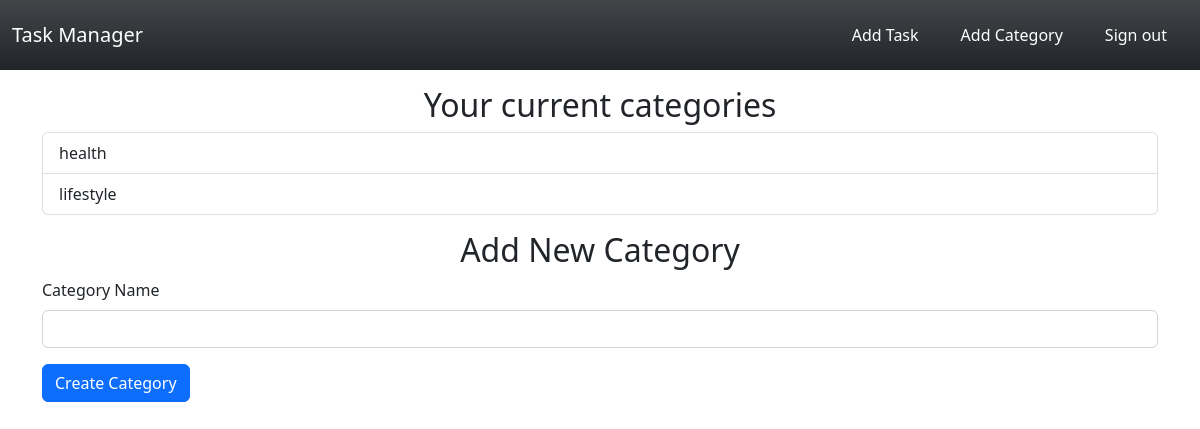
The app's page /add-category (signed in), older data.
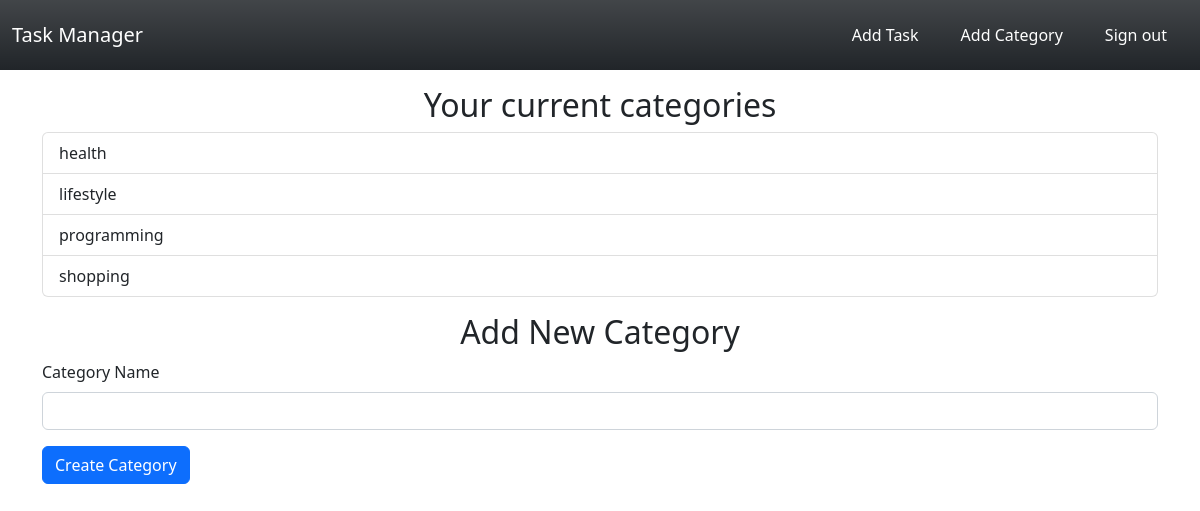
The same page, newer data.
### todo/models.py (models this page shows)
class Category(db.Model):
    id = db.Column(db.Integer, primary_key=True)
    name = db.Column(db.String(250), unique=True, nullable=False)
    todos = db.relationship("ToDo", backref="category", lazy="joined")

### todo/routes.py (the view, shortened to what this page needs)
@login_required
@app.route("/add-category", methods=["GET", "POST"])
def add_category():
    form = CreateCategoryForm()
    categories = db.session.query(Category).filter(Category.users.any(
        User.id == current_user.get_id()))
    return render_template("category.html", category_form=form,
                           categories=categories)

### todo/forms.py
class CreateCategoryForm(FlaskForm):
    name = StringField("Category Name", validators=[DataRequired()])
    submit = SubmitField("Create Category")

### todo/routes.py (called while the page is built)
@login_manager.user_loader
def load_user(user_id):
    user = User.query.get(user_id)
    return user

### todo/templates/category.html (shortened to what this page needs)
{% extends "index.html" %}
{% block content %}
<div class="container mt-3">
    <h2 class="text-center">Your current categories</h2>
    <ul class="list-group">
        {% for category in categories %}
            <li class="list-group-item">{{ category.name }}</li>
        {% endfor %}
    </ul>
</div>
<div class="container mt-3">
    <div class="container text-center">
        <h2>Add New Category</h2>
    </div>
    <form method="POST" action="{{ url_for('add_category') }}">
        <div class="mb-3">
            {{ category_form.name.label(class="form-label") }}
            {{ category_form.name(size=20, class="form-control") }}
        </div>
        <div class="mb-3">
            {{ category_form.submit(class="btn btn-primary") }}
        </div>
    </form>
</div>
{% endblock %}

### todo/templates/index.html (shortened to what this page needs)
<!doctype html>
<html lang="en">
  <head>
    <link href="https://cdn.jsdelivr.net/npm/bootstrap@5.2.2/dist/css/bootstrap.min.css" rel="stylesheet">
  </head>
  <body>
    <nav class="navbar navbar-expand-lg navbar-light bg-dark bg-gradient">
      <div class="container-fluid">
        <a class="navbar-brand text-white" href="{{ url_for('home') }}">Task Manager</a>
        <div class="collapse navbar-collapse justify-content-end" id="navbarSupportedContent">
          <ul class="navbar-nav">
            {% if current_user.is_authenticated %}
            <li class="nav-item">
              <button type="button" class="btn">
                <a class="nav-link text-white " aria-current="page" href="{{ url_for('add_task') }}">Add Task</a>
              </button>
            </li>
           <li class="nav-item">
              <button type="button" class="btn">
                <a class="nav-link text-white" aria-current="page" href="{{ url_for('add_category') }}">Add Category</a>
              </button>
            </li>
            <li class="nav-item">
              <button type="button" class="btn">
                <a class="nav-link text-white" aria-current="page" href="{{ url_for('logout') }}">Sign out</a>
              </button>
            </li>
            {% endif %}
          </ul>
        </div>
      </div>
    </nav>
    {% block content %}
    {% endblock %}
  </body>
</html>

Row changes from the older to the newer data that the page shows:
added Category: name "programming"
added Category: name "shopping"
